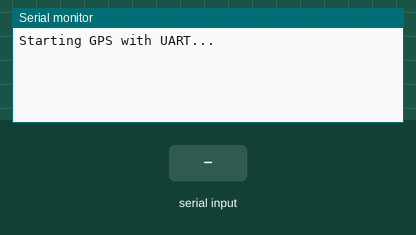
A sketch run on a simulated Arduino Zero (SAMD21). Parts: the last lines printed to the serial monitor. The test bench sets the inputs (shaded band).

Above: at 1.2 s.
1.3 s: "1" received over the second serial link
At 2.5 s:
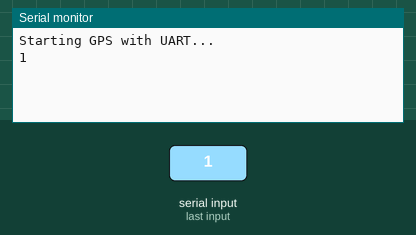
2.8 s: "0" received over the second serial link
At 3.9 s:
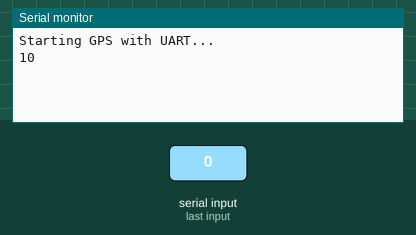

The sketch:

gps.ino
```cpp
#define GPSSerial Serial1
#define GPSRST 3

void setup() {
  SerialUSB.begin(9600);
  GPSSerial.begin(9600);

  SerialUSB.println("Starting GPS with UART...");

  pinMode(GPSRST, OUTPUT);
  digitalWrite(GPSRST, HIGH);
}

void loop() {
  if (SerialUSB.available()) {
    char c = SerialUSB.read();
    GPSSerial.write(c);
  }
  if (GPSSerial.available()) {
    char c = GPSSerial.read();
    SerialUSB.write(c);
  }
}
```

Measured:
- after the input at 1.3 s, the serial monitor: prints a new line at once (image 1)
- after the input at 2.8 s, the serial monitor: prints a new line at once (image 2)
